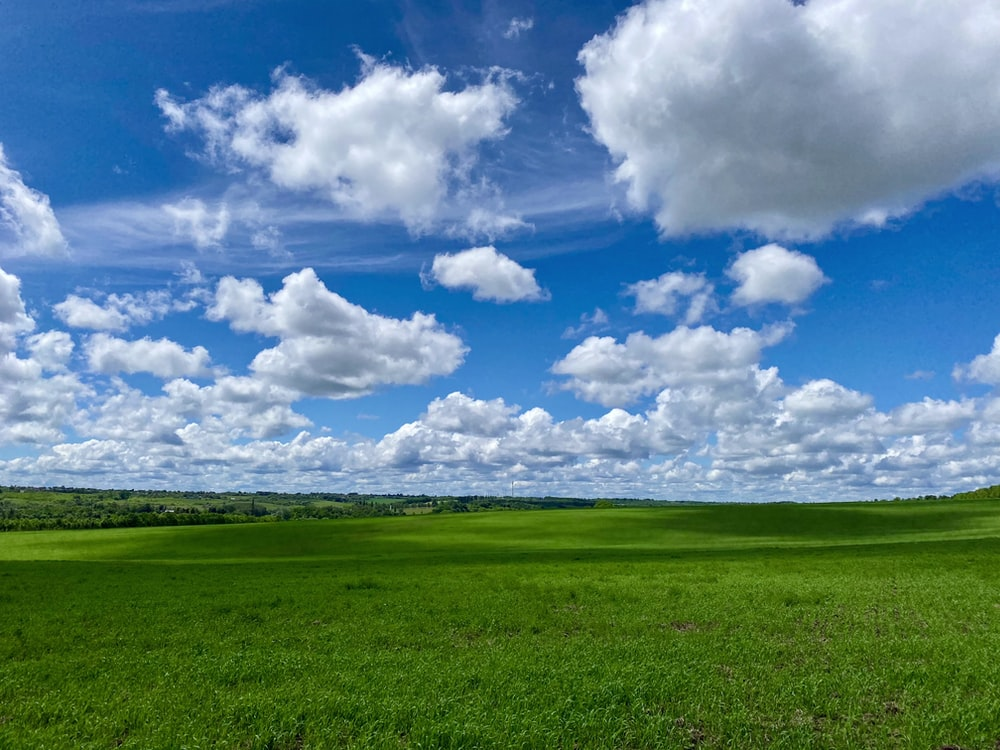
#> input picture 01_basic/assets/green_grass.jpg, 1000 x 750 px, found by its file name
$ python 05_bitwise_operations.py
#> lines starting #> are read from the running program, lines starting #| are printed output that depends on the picture; after the words box and inside, x2 and y2 are one past the last pixel; in counts of white or black regions, pixels touching at a corner belong together
import cv2
import imutils

img = cv2.imread(r'assets\green_grass.jpg')
#> img is the input picture: shape (750, 1000, 3); mean B, G, R 134.2, 130.5, 94
logo = cv2.imread(r'assets\jupiter.jpg')
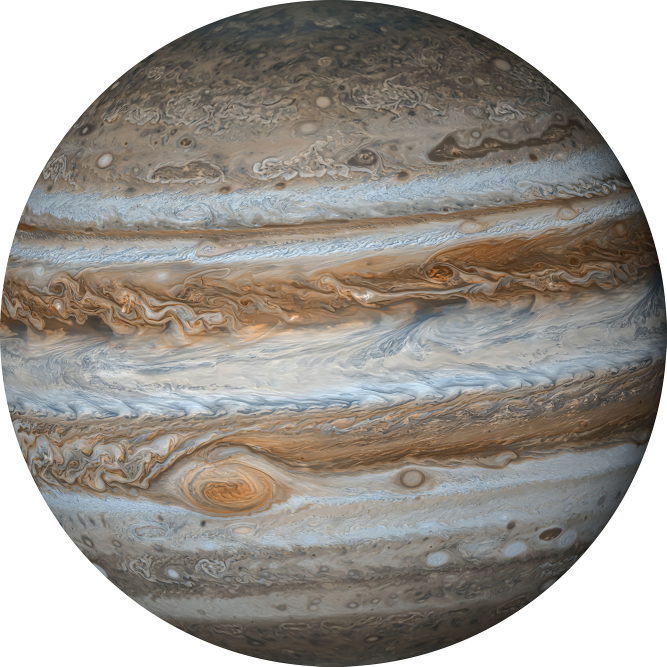
#> input picture 01_basic/assets/jupiter.jpg, 2000 x 2000 px, found by its file name (shown at 1/3 size)
#> logo is the input picture: shape (2000, 2000, 3); mean B, G, R 147.2, 153.6, 158.5
# img = imutils.resize(img, height=750)
logo = imutils.resize(logo, height=400)
#> logo: shape (400, 400, 3)
# cv2.imshow('image', img)
# cv2.imshow('logo', logo)
cv2.waitKey(0)

rows, col, channels = logo.shape
#> rows = 400; col = 400; channels = 3
height, width = [50, 200]
roi = img[height:height+rows, width:width+col]
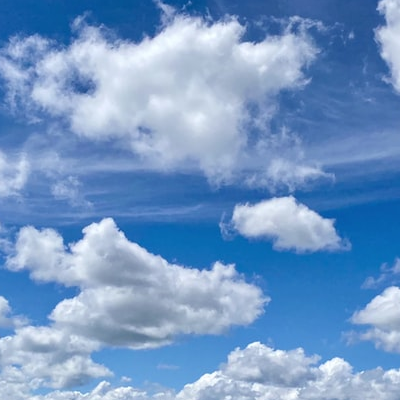
#> roi: shape (400, 400, 3); mean B, G, R 198, 152.4, 115.1
# cv2.imshow('roi', roi)

gray = cv2.cvtColor(src=logo, code=cv2.COLOR_BGR2GRAY)
# cv2.imshow('gray', gray)

# Threshold zwraca dwa elementy dlatego, trzeba wyciąc jeden z nich – [1]
mask = cv2.threshold(src=gray, thresh=230, maxval=255, type=cv2.THRESH_BINARY)[1]
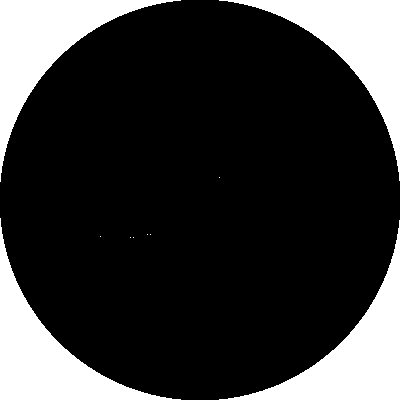
#> mask: shape (400, 400); 21.1% white; 10 white regions (6 under 20 px), largest, box (x1, y1, x2, y2) and area: (0, 0, 181, 182) 8469, (0, 218, 181, 400) 8463, (219, 0, 400, 181) 8454, (219, 220, 400, 400) 8445
# cv2.imshow('mask', mask)

mask_inv = cv2.bitwise_not(mask)
# cv2.imshow('mask_inv', mask_inv)

# bg – background
img_bg = cv2.bitwise_and(src1=roi, src2=roi, mask=mask)
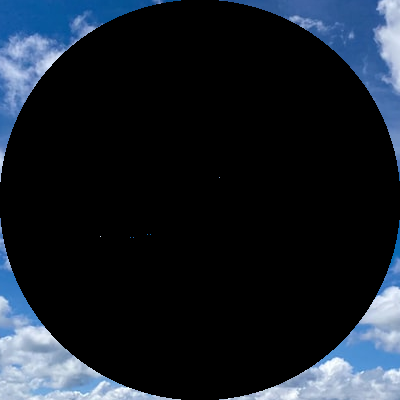
#> img_bg: shape (400, 400, 3); mean B, G, R 40.9, 31.2, 23.5
logo_fg = cv2.bitwise_and(src1=logo, src2=logo, mask=mask_inv)
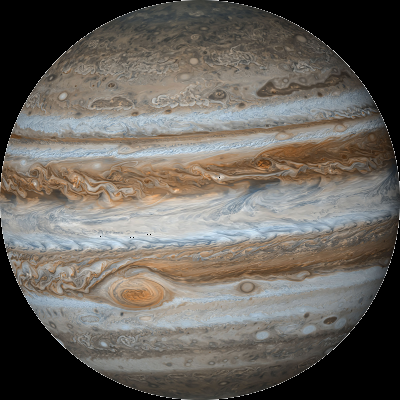
#> logo_fg: shape (400, 400, 3); mean B, G, R 93.3, 99.7, 104.6
# cv2.imshow('img_bg', img_bg)
# cv2.imshow('logo_fg', logo_fg)
dst = cv2.add(img_bg, logo_fg)
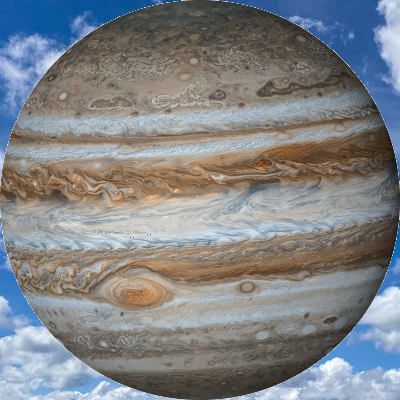
#> dst: shape (400, 400, 3); mean B, G, R 134.3, 131, 128.1
img[height:height+rows, width:width+col] = dst
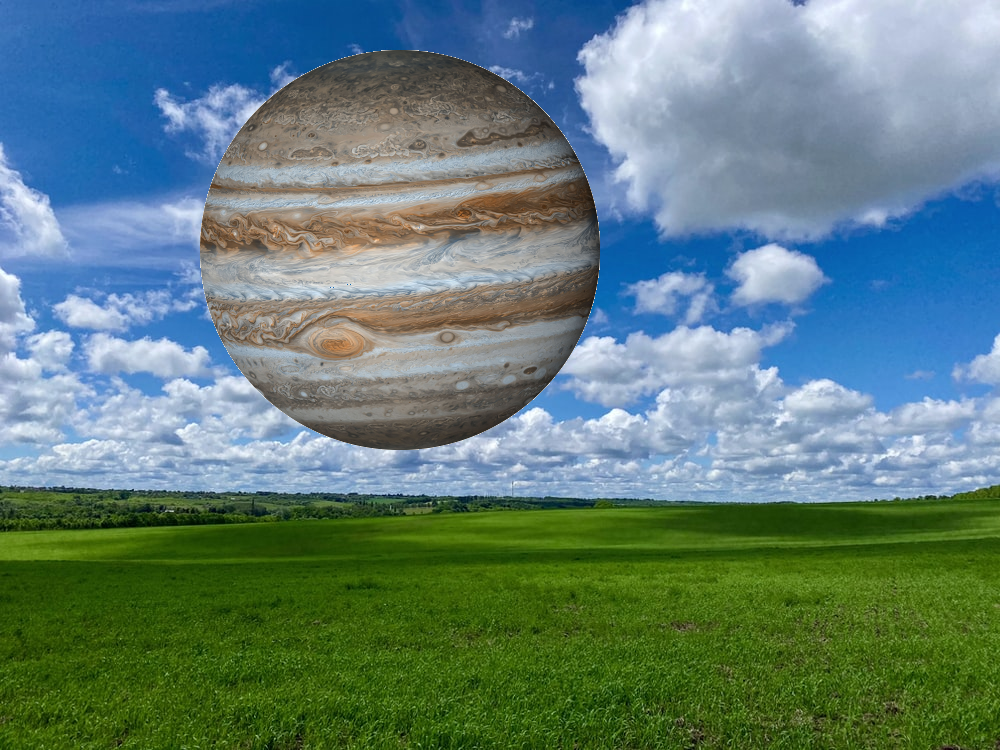
#> img: shape (750, 1000, 3); mean B, G, R 120.6, 125.9, 96.8
cv2.imshow('img', img)
cv2.waitKey(0)
